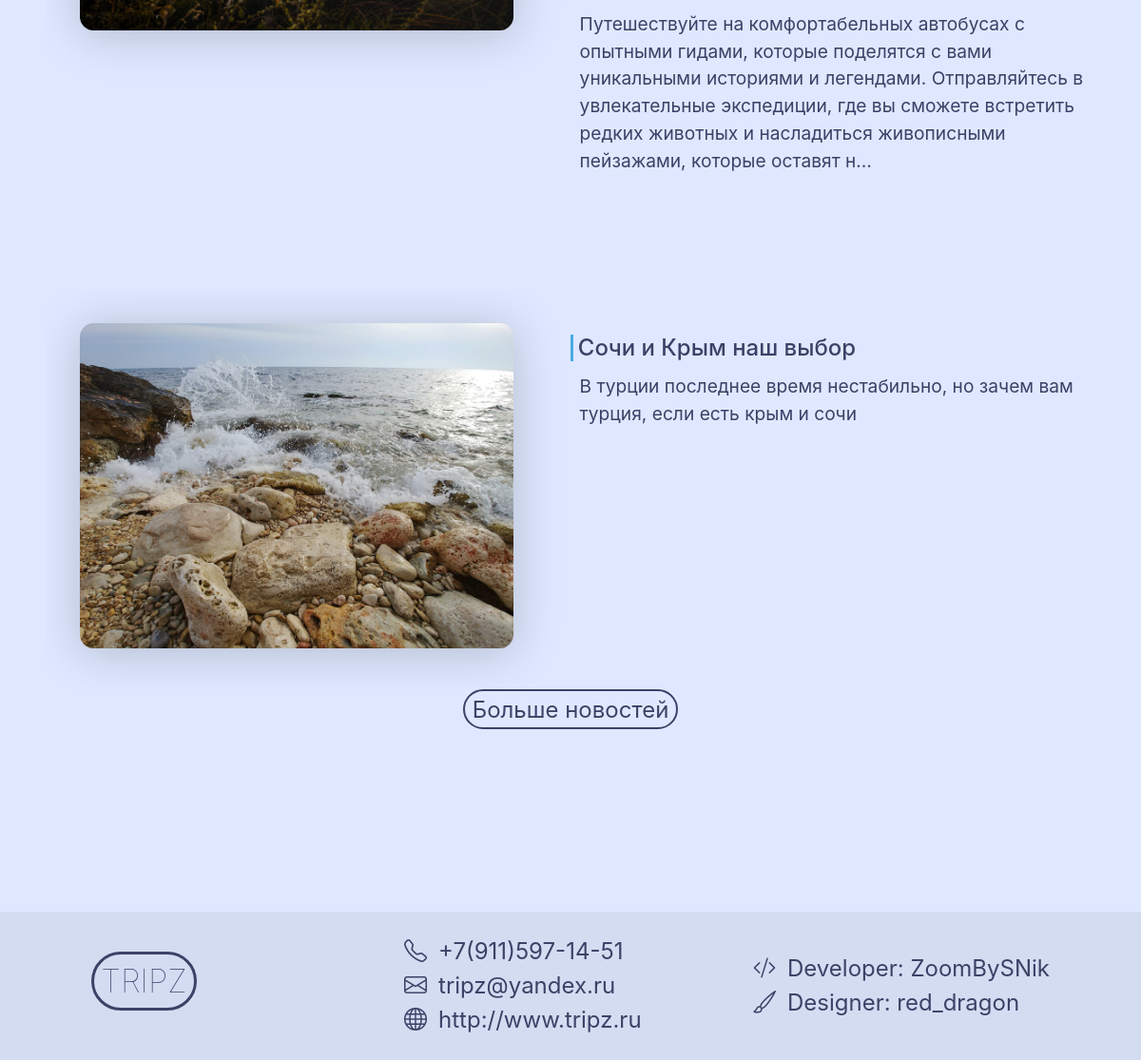
The app's page / (lower part), older data.
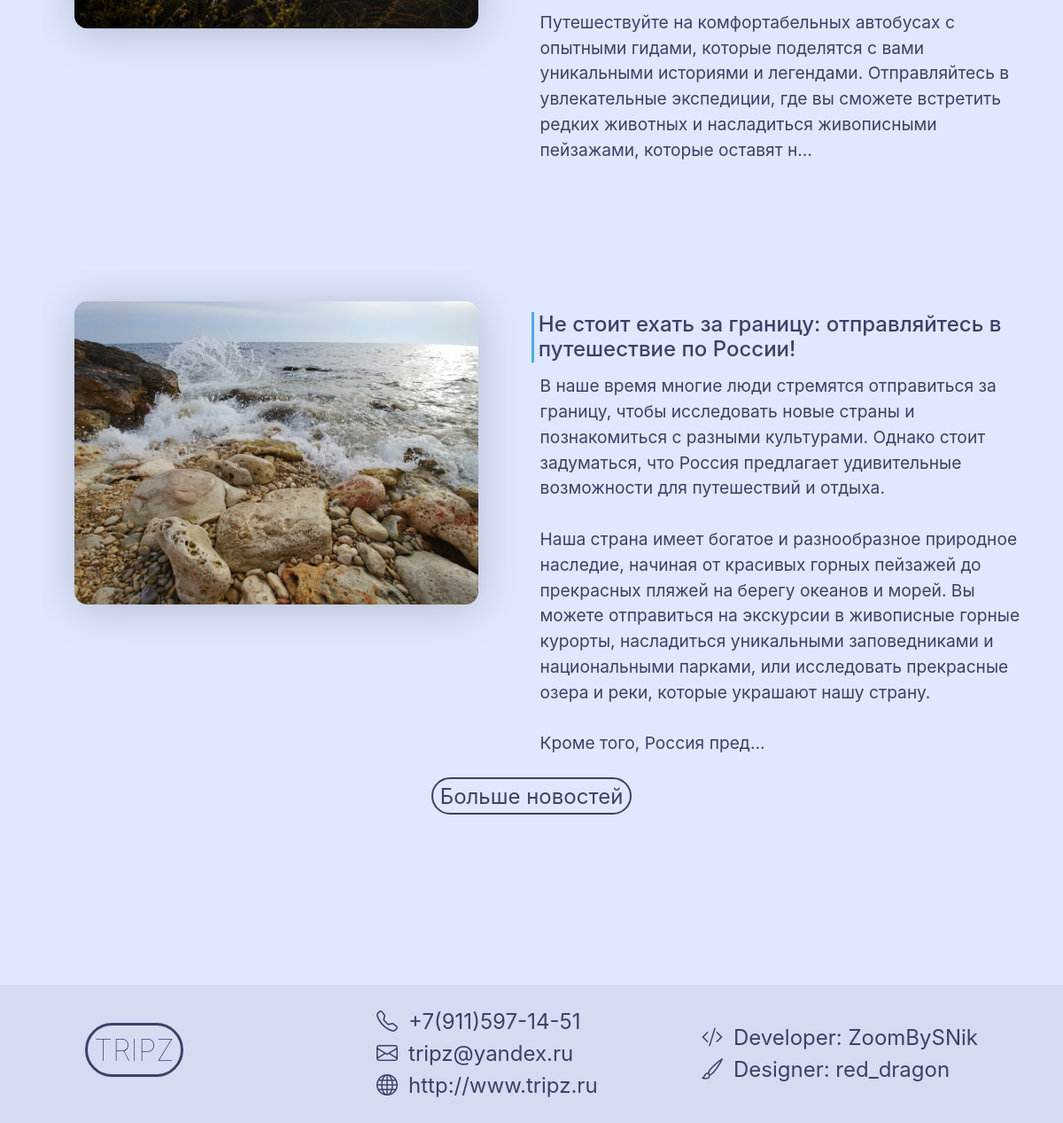
The same page, newer data.
### tours/models.py (models this page shows, shortened)
class Message(models.Model):
    content = models.TextField(verbose_name='Содержимое')
    departure_date = models.DateTimeField(auto_now_add=True, verbose_name='Время отправления')
    class Meta:
        verbose_name = 'Сообщение'
        verbose_name_plural = 'Сообщения'

class News(Message):
    title = models.CharField(max_length=120, verbose_name='Заголовок')
    creator = models.ForeignKey(TourismManager, on_delete=models.SET_NULL, null=True,
                                blank=True, verbose_name='Создатель')
    cover_image = models.ImageField(upload_to='news_covers/', null=True,
                                blank=True, verbose_name='Обложка')
    class Meta:
        verbose_name = 'Новость'
        verbose_name_plural = 'Новости'

class Message(models.Model):
    content = models.TextField(verbose_name='Содержимое')
    departure_date = models.DateTimeField(auto_now_add=True, verbose_name='Время отправления')
    class Meta:
        verbose_name = 'Сообщение'
        verbose_name_plural = 'Сообщения'

### pages/views.py (the view)
# urls.py: path('', views.home_view),
def home_view(request, *args, **kwargs):
    print(*args, **kwargs)
    tours = Tour.objects.all()
    news = News.objects.all().order_by('-departure_date')
    context = {
        'tours': tours,
        'news': news,
    }
    user = request.user.id
    return render(request, "home.html", context)

### pages/templates/home.html (shortened to what this page needs)
{% extends 'base.html' %}
{% block content %}
    <div class="main-content">
        <div class="news-div">
            {% for new in news|slice:":3" %}
                <div class="block">
                    <div class="img-in-block-container">
                        <img src="{{ new.cover_image.url }}" class="img-in-block">
                    </div>
                    <div class="text-in-block">
                        <h6>
                            {{ new.title }}
                        </h6>
                        <p>{{ new.content|truncatechars_html:600|linebreaksbr }}</p>
                    </div>
                </div>
            {% endfor %}
            <div class="button-block">
                <div class="custom-button"><a href="{% url 'news' %}">Больше новостей</a></div>
            </div>
        </div>
    </div>
{% endblock %}

### pages/templates/base.html (shortened to what this page needs)
<!DOCTYPE html>
<html lang="en">
<head>
    <link href="https://cdn.jsdelivr.net/npm/bootstrap@5.3.0-alpha3/dist/css/bootstrap.min.css" rel="stylesheet"
>
    <link rel="stylesheet" href="https://cdn.jsdelivr.net/npm/bootstrap-icons@1.10.5/font/bootstrap-icons.css">
</head>
<body style="background: #DFE8FF">
{% block content %}
{% endblock %}
<div class="my-footer">{% include 'footer.html' %}</div>
</body>
</html>

### pages/templates/footer.html (shortened to what this page needs)
{% block content %}
    <div class="footer">
        <div>
            <a href="/" class="footer-logo-borders">TRIPZ</a>
        </div>
        <div class="footer-txt">
            <p><i class="bi bi-telephone"></i>+7(911)597-14-51</p>
            <p><i class="bi bi-envelope"></i>tripz@yandex.ru</p>
            <p><i class="bi bi-globe"></i>http://www.tripz.ru</p>
        </div>
        <div class="footer-txt">
            <p><i class="bi bi-code-slash"></i>Developer: ZoomBySNik</p>
            <p><i class="bi bi-brush"></i>Designer: red_dragon</p>
        </div>
    </div>
{% endblock content %}

### pages/templates/navbar.html (style rules this page uses)
.bi { margin: 0.5rem; }

### pages/templates/home.html (style rules this page uses)
.main-content { width: 100%; padding: 2em; margin-bottom: 2em; }
.block { margin-top: 4em; overflow: hidden; }
.img-in-block-container { float: left; width: 50%; padding: 1.5em 1.5em 1.8em; }
.img-in-block { max-width: 95%; border-radius: 0.6em; filter: drop-shadow(0em 0.2em 1em rgba(0, 0, 0, 0.2)); height: auto; }
.text-in-block { margin-top: 2em; overflow: hidden; margin-left: 50%; }
.text-in-block h6 { position: relative; font-size: 1em; border-left-style: solid; border-left-color: #4AABE1; padding-left: 0.2em; }
.text-in-block p { position: relative; padding-left: 0.5em; font-size: 0.8em; }
.button-block { width: 100%; padding-bottom: 4em; }
.custom-button { border-style: solid; border-radius: 1000px; border-width: 0.09em; padding: 0.3rem 0.3rem; line-height: 0.9rem; font-size: 1.2em; font-weight: 100; text-decoration: none; color: inherit; width: max-content; margin: auto; }
.custom-button a { color: inherit; text-decoration: none; }

### pages/templates/footer.html (style rules this page uses)
.footer { display: flex; justify-content: space-between; align-items: center; padding: 1em 4em; width: 100%; background: rgba(0, 0, 0, 0.05); }
.footer-logo-borders { border-style: solid; border-radius: 1000px; border-width: 0.09em; padding: 0.3rem 0.3rem; line-height: 0.9rem; font-size: 1.4em; font-weight: 100; text-decoration: none; color: inherit; margin-right: 3em; }
.footer-txt p { margin-bottom: 0em; }

### pages/templates/base.html (style rules this page uses)
* { font-family: 'Inter', sans-serif; font-weight: normal; font-size: 24px; color: #3C4166; }

Row changes from the older to the newer data that the page shows:
changed News: title "Сочи и Крым наш выбор" → "Не стоит ехать за границу: отправляйтесь в путешествие по России!"; content "В турции последнее время нестабильно, но зачем вам турция, если есть крым и сочи" → "В наше время многие люди стремятся отправиться за границу, чтобы исследовать новые страны и познакомиться с разными культурами. Однако стоит задуматься, что Россия предлагает удивительные возможности для путешествий и отдыха. Наша страна имеет богатое и разнообразное природное наследие, начиная от красивых горных пейзажей до прекрасных пляжей на берегу океанов и морей. Вы можете отправиться на экскурсии в живописные горные курорты, насладиться уникальными заповедниками и национальными парками, или исследовать прекрасные озера и реки, которые украшают нашу страну. Кроме того, Россия пред…"
